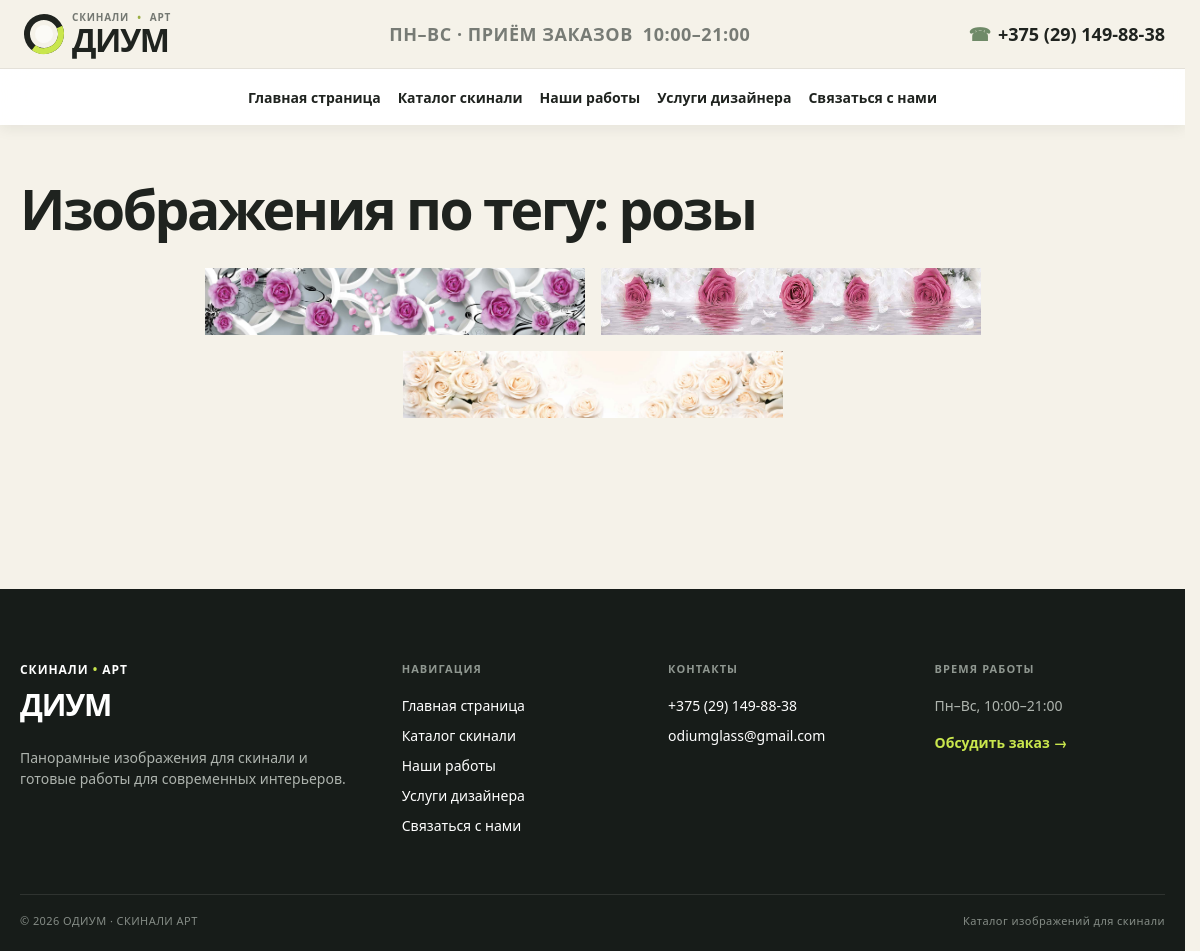
/tag/rozy/, run on the app's committed database.
### pict/models.py (models this page shows, shortened)
class TagPict(models.Model):
    tag = models.CharField(max_length=100, db_index=True, verbose_name='Ключевое слово')
    slug = models.SlugField(max_length=100, db_index=True, unique=True, verbose_name="Slug")
    def __str__(self):
        return self.tag
    class Meta:
        verbose_name = 'Ключевое слово'
        verbose_name_plural = 'Ключевые слова'

class Pict(models.Model):
    name = models.IntegerField(unique=True, db_index=True, verbose_name='Имя файла')
    alt = models.CharField(max_length=250, blank=True, verbose_name='Описание')
    photo = models.ImageField(upload_to="photos/", verbose_name='Изображение')
    time_update = models.DateTimeField(auto_now_add=True, verbose_name='Время добавления')
    cat = models.ManyToManyField(Category, verbose_name="Категории")
    tags = models.ManyToManyField(TagPict, blank=True, related_name="tags", verbose_name="Теги")
    color = models.ManyToManyField(Color, verbose_name="Цвет")
    class Meta:
        verbose_name = 'Изображения'
        verbose_name_plural = 'Изображения'
        ordering = ['-id']

### pict/views.py (the view)
# urls.py: path('tag/<slug:tag_slug>/', PictTag.as_view(), name='tag')
class PictTag(FavoritesContextMixin, ListView):
    template_name = 'pict/tag.html'
    paginate_by = 6
    def get_context_data(self, *, object_list=None, **kwargs):
        context = super().get_context_data(**kwargs)
        context['title'] = TagPict.objects.get(slug=self.kwargs['tag_slug'])
        context['menu'] = menu
        return context
    def get_queryset(self):
        return Pict.objects.filter(tags__slug=self.kwargs['tag_slug'])

### pict/views.py (called while the page is built, shortened)
def get_favorite_ids(request):
    raw_ids = request.session.get(FAVORITES_SESSION_KEY, [])
    if not isinstance(raw_ids, (list, tuple)):
        raw_ids = []
    favorite_ids = []
    if favorite_ids != raw_ids:
        request.session[FAVORITES_SESSION_KEY] = favorite_ids
    return favorite_ids

    def get_context_data(self, **kwargs):
        context = super().get_context_data(**kwargs)
        favorite_ids = get_favorite_ids(self.request)
        context['favorite_ids'] = favorite_ids
        context['favorites_count'] = len(favorite_ids)
        return context

### pict/templates/pict/tag.html (shortened to what this page needs)
{% extends 'pict/base.html' %}
{% block content %}
<h1>Изображения по тегу: {{ title }}</h1>
<div class="container">
  {% for p in page_obj %}
    <div class="item-block">
      {% include 'pict/includes/gallery_item.html' with p=p favorite_ids=favorite_ids %}
    </div>
  {% endfor %}
</div>
{% endblock %}

### pict/templates/pict/includes/gallery_item.html (shortened to what this page needs)
{% load static %}
<a data-fancybox="gallery"
   data-favorite-item
   data-pict-id="{{ p.pk }}"
   data-is-favorite="{% if p.pk in favorite_ids %}true{% else %}false{% endif %}"
   href="{{ p.photo.url }}"
   data-caption='<div class="gallery-modal__meta"><span class="gallery-modal__description">{{ p.alt }}</span><span class="gallery-modal__number">№: {{ p.name }}</span></div><div class="gallery-modal__actions"><button type="button" class="gallery-modal__favorite{% if p.pk in favorite_ids %} is-active{% endif %}" data-favorite-toggle data-pict-id="{{ p.pk }}" data-favorite-url="{% url 'favorite_toggle' p.pk %}" aria-pressed="{% if p.pk in favorite_ids %}true{% else %}false{% endif %}"><span class="favorite-toggle__label" data-favorite-label><span class="favorite-toggle__label-add">В избранное</span><span class="favorite-toggle__label-remove">Удалить из избранного</span><span class="favorite-toggle__label-error">Не удалось сохранить</span></span></button></div>'>
    <img class="item-photo" src="{{ p.photo.url }}" alt="{{ p.alt }}">
</a>

### pict/static/skinali/css/styles.css (style rules this page uses)
html { scrollbar-gutter: stable; }
body { min-width: 320px; margin: 0; color: #1f231f; background-color: #f5f2e9; font-family: "Segoe UI", "Helvetica Neue", Arial, sans-serif; font-size: 16px; line-height: 1.5; }
.site-content h1 { margin: 0 0 24px; color: #1f231f; font-size: clamp(40px, 4.6vw, 59px); font-weight: 650; letter-spacing: -0.045em; line-height: 1; }
.container { text-align: center; font-size: 0; }
.item-block { display: inline-block; position: relative; margin: 8px; vertical-align: top; }
.item-photo { width: 380px; height: 67px; }

### pict/static/skinali/css/fancybox.css (style rules this page uses)
:root { --f-spinner-width: 36px;--f-spinner-height: 36px;--f-spinner-color-1: rgba(0, 0, 0, 0.1);--f-spinner-color-2: rgba(17, 24, 28, 0.8);--f-spinner-stroke: 2.75 }
:root { --f-button-width: 40px;--f-button-height: 40px;--f-button-border: 0;--f-button-border-radius: 0;--f-button-color: #374151;--f-button-bg: #f8f8f8;--f-button-hover-bg: #e0e0e0;--f-button-active-bg: #d0d0d0;--f-button-shadow: none;--f-button-transition: all 0.15s ease;--f-button-transform: none;--f-button-svg-width: 20px;--f-button-svg-height: 20px;--f-button-svg-stroke-width: 1.5;--f-button-svg-fill: none;--f-button-svg-filter: none;--f-button-svg-disabled-opacity: 0.65 }

### data on the page
TagPict: tag "розы"
Pict: photo (picture)
Pict: photo (picture)
Pict: photo (picture)

### other printed values
{{ m.title }} "Главная страница" "Каталог скинали" "Наши работы" "Услуги дизайнера" "Связаться с нами"
